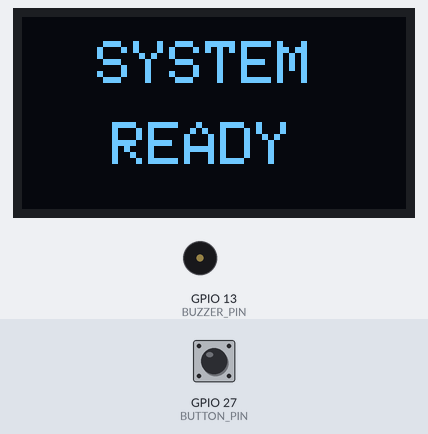
A sketch run on a simulated ESP32. On the bench: 128×64 one-colour display, buzzer (waves = sounding, pin HIGH). Inputs (shaded band) come from the test bench; at power-on: GPIO 27 (BUTTON_PIN) HIGH. What the sketch prints to the serial monitor is not drawn.

Above: at 2.7 s.
2.8 s: GPIO 27 (BUTTON_PIN) pulled LOW for 0.15 s
At 2.96 s:
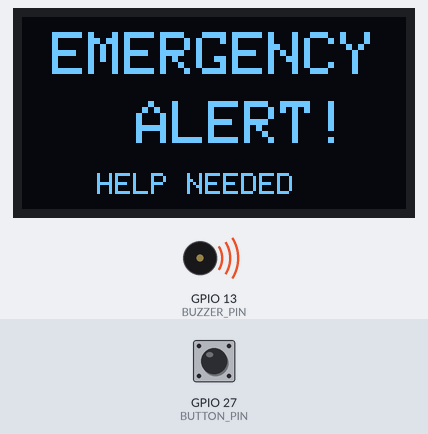
4.5 s: GPIO 27 (BUTTON_PIN) pulled LOW for 3.2 s
At 8.8 s:
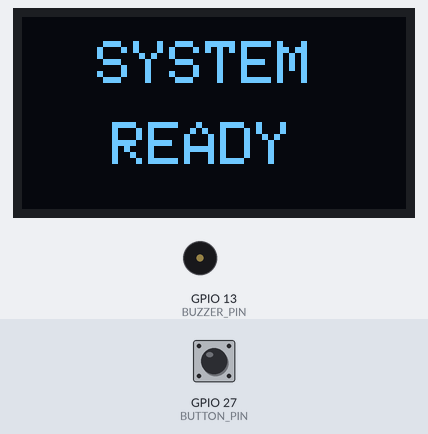
Timing chart, 0 to 10.3 s (numbered marks = the images above; inputs shaded):
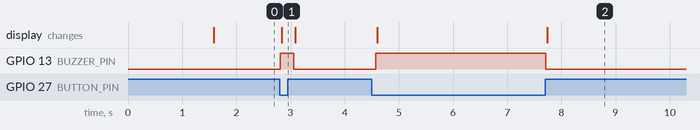

The sketch:

emergency_button_buzzer.ino.ino
```cpp
#include <Wire.h>
#include <Adafruit_GFX.h>
#include <Adafruit_SSD1306.h>

#define SCREEN_WIDTH 128
#define SCREEN_HEIGHT 64

#define SDA_PIN 21
#define SCL_PIN 22

#define BUTTON_PIN 27
#define BUZZER_PIN 13

Adafruit_SSD1306 display(
  SCREEN_WIDTH,
  SCREEN_HEIGHT,
  &Wire,
  -1
);

void setup() {

  Serial.begin(115200);

  // I2C
  Wire.begin(SDA_PIN, SCL_PIN);

  // Button
  pinMode(BUTTON_PIN, INPUT_PULLUP);

  // Buzzer
  pinMode(BUZZER_PIN, OUTPUT);
  digitalWrite(BUZZER_PIN, LOW);

  // OLED
  if (!display.begin(SSD1306_SWITCHCAPVCC, 0x3C)) {
    Serial.println("OLED ERROR");
    while (1);
  }

  // Starting screen
  display.clearDisplay();
  display.setTextColor(SSD1306_WHITE);

  display.setTextSize(2);
  display.setCursor(20, 5);
  display.println("SMART");

  display.setCursor(20, 30);
  display.println("GLOVE");

  display.display();

  delay(1500);
}

void loop() {

  // Button pressed = LOW
  if (digitalRead(BUTTON_PIN) == LOW) {

    // Buzzer ON
    digitalWrite(BUZZER_PIN, HIGH);

    // OLED emergency alert
    display.clearDisplay();

    display.setTextColor(SSD1306_WHITE);

    display.setTextSize(2);
    display.setCursor(10, 5);
    display.println("EMERGENCY");

    display.setCursor(38, 28);
    display.println("ALERT!");

    display.setTextSize(1);
    display.setCursor(25, 52);
    display.println("HELP NEEDED");

    display.display();

    Serial.println("!!! EMERGENCY ALERT !!!");

  }

  else {

    // Buzzer OFF
    digitalWrite(BUZZER_PIN, LOW);

    // Normal OLED screen
    display.clearDisplay();

    display.setTextColor(SSD1306_WHITE);

    display.setTextSize(2);
    display.setCursor(25, 8);
    display.println("SYSTEM");

    display.setCursor(30, 35);
    display.println("READY");

    display.display();
  }

  delay(100);
}
```

Measured:
- after the input at 2.8 s, GPIO 13 (BUZZER_PIN): LOW → HIGH at once, → LOW 0.25 s later; the display: changes at once (image 1)
- after the input at 4.5 s, GPIO 13 (BUZZER_PIN): LOW → HIGH after 0.07 s, → LOW 3.1 s later; the display: first changes after 0.10 s (image 2 shows a later state)
